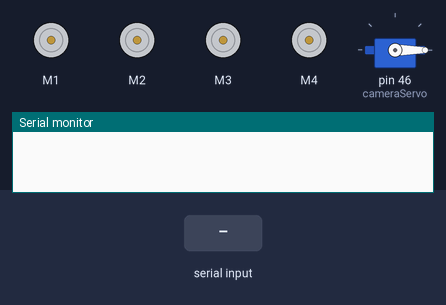
A sketch run on a simulated Arduino Mega 2560, built with avr-gcc and run on an emulated ATmega2560. Shown: 4 × DC motor (green arrow = forward, orange = backward, longer = faster), servo, the last lines printed to the serial monitor. The inputs (shaded band) are chosen by the test bench.

Above: at 1.2 s.
1.3 s: "U\n" received over Serial
At 2.4 s:
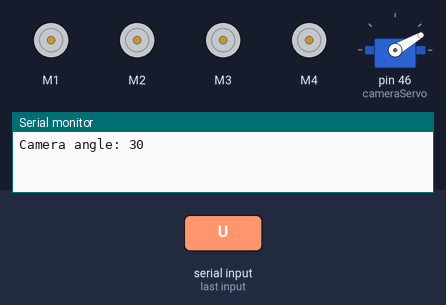
2.8 s: "W\n" received over Serial
At 3.2 s:
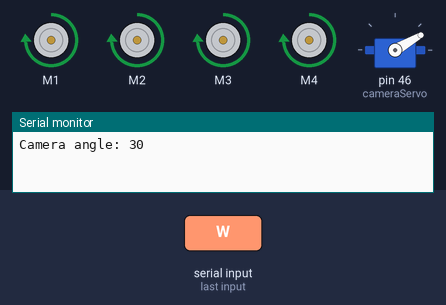
4.8 s: "S\n" received over Serial
At 5.1 s:
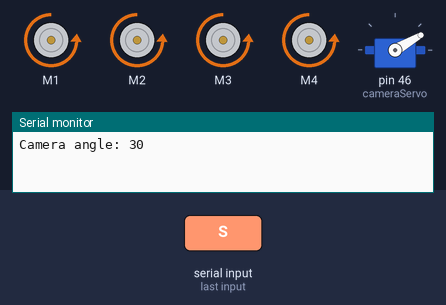
6.8 s: "A\n" received over Serial
At 7.2 s:
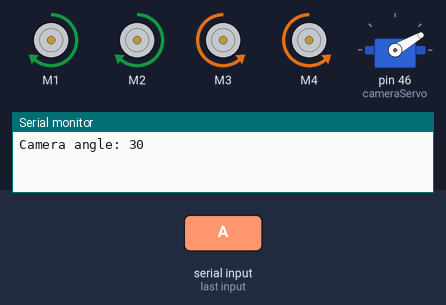
8.8 s: "D\n" received over Serial
At 9.2 s:
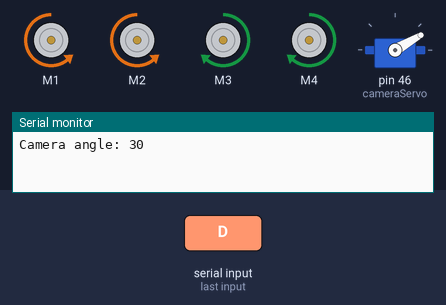
10.8 s: "N\n" received over Serial
At 12.0 s:
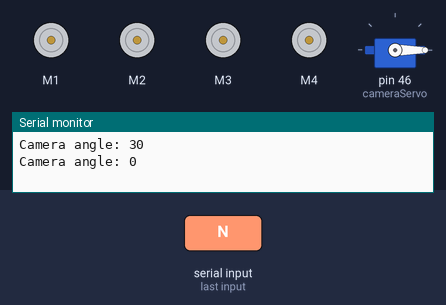
Timing chart, 0 to 13.3 s (numbered marks = the images above; inputs shaded):
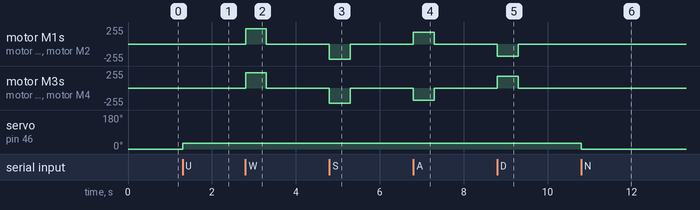

The sketch:

sketch_jul10c.ino
```cpp
#include <AFMotor.h>
#include <Servo.h>

Servo cameraServo;

// Initial angles for servos
int cameraAngle = 0;

// === Motors ===
#define DRIVE_SPEED 230
#define TURN_SPEED 180

AF_DCMotor motor1(1);
AF_DCMotor motor2(2);
AF_DCMotor motor3(3);
AF_DCMotor motor4(4);

// === State ===
bool driving = false;
bool forward = true;
bool turningInPlace = false;
bool turnLeftInPlace = false;
bool turnRightInPlace = false;

unsigned long lastCommandTime = 0;
const unsigned long COMMAND_TIMEOUT = 500;  // ms

void setup() {
  Serial.begin(115200);
  stopMotors();
  cameraServo.attach(46); //  servo connected to pin 46
  cameraServo.write(cameraAngle);
}

void loop() {
  if (Serial.available()) {
    String input = Serial.readStringUntil('\n');
    char cmd = input.charAt(0);
    handleCommand(cmd);
    lastCommandTime = millis();
  }

  if (turningInPlace) {
    applyInPlaceTurn();
  } else if (driving) {
    applyDrive();
  } else {
    stopMotors();
  }

  if (millis() - lastCommandTime > COMMAND_TIMEOUT) {
    driving = false;
    turningInPlace = false;
    stopMotors();
  }
}

void handleCommand(char cmd) {
  switch (cmd) {
    case 'W':
      driving = true;
      forward = true;
      turningInPlace = false;
      break;

    case 'S':
      driving = true;
      forward = false;
      turningInPlace = false;
      break;

    case 'A':
      driving = false;
      turningInPlace = true;
      turnLeftInPlace = false;
      turnRightInPlace = true;
      break;

    case 'D':
      driving = false;
      turningInPlace = true;
      turnRightInPlace = false;
      turnLeftInPlace = true;
      break;

    case 'X':
      driving = false;
      turningInPlace = false;
      stopMotors();
      break;

    case 'U': // Camera Tilt Up
      cameraAngle += 30;
      if (cameraAngle > 180) cameraAngle = 180; // Constrain angle
      cameraServo.write(cameraAngle);
      Serial.print("Camera angle: "); Serial.println(cameraAngle);
      break;

    case 'N': // Camera Tilt Down
      cameraAngle -= 30;
      if (cameraAngle < 0) cameraAngle = 0; // Constrain angle
      cameraServo.write(cameraAngle);
      Serial.print("Camera angle: "); Serial.println(cameraAngle);
      break;
  }
}

void applyDrive() {
  int speed = DRIVE_SPEED;

  motor1.setSpeed(speed);
  motor2.setSpeed(speed);
  motor3.setSpeed(speed);
  motor4.setSpeed(speed);

  if (forward) {
    motor1.run(FORWARD);
    motor2.run(FORWARD);
    motor3.run(FORWARD);
    motor4.run(FORWARD);
  } else {
    motor1.run(BACKWARD);
    motor2.run(BACKWARD);
    motor3.run(BACKWARD);
    motor4.run(BACKWARD);
  }
}

void applyInPlaceTurn() {
  int speed = TURN_SPEED;

  motor1.setSpeed(speed);
  motor2.setSpeed(speed);
  motor3.setSpeed(speed);
  motor4.setSpeed(speed);

  if (turnLeftInPlace) {
    motor1.run(BACKWARD);
    motor2.run(BACKWARD);
    motor3.run(FORWARD);
    motor4.run(FORWARD);
  } else if (turnRightInPlace) {
    motor1.run(FORWARD);
    motor2.run(FORWARD);
    motor3.run(BACKWARD);
    motor4.run(BACKWARD);
  }
}

void stopMotors() {
  motor1.run(RELEASE);
  motor2.run(RELEASE);
  motor3.run(RELEASE);
  motor4.run(RELEASE);
}
```

Measured:
- after the input at 1.3 s, servo on pin 46 (cameraServo): 0° → 30° at once
- after the input at 2.8 s, motor M1–4: stopped → forward 230/255 at once, → stopped 0.50 s later
- after the input at 4.8 s, motor M1–4: stopped → backward 230/255 at once, → stopped 0.50 s later
- after the input at 6.8 s, motor M1, motor M2: stopped → forward 180/255 at once, → stopped 0.50 s later; motor M3, motor M4: stopped → backward 180/255 at once, → stopped 0.50 s later
- after the input at 8.8 s, motor M1, motor M2: stopped → backward 180/255 at once, → stopped 0.50 s later; motor M3, motor M4: stopped → forward 180/255 at once, → stopped 0.50 s later
- after the input at 10.8 s, servo on pin 46 (cameraServo): 30° → 0° at once
